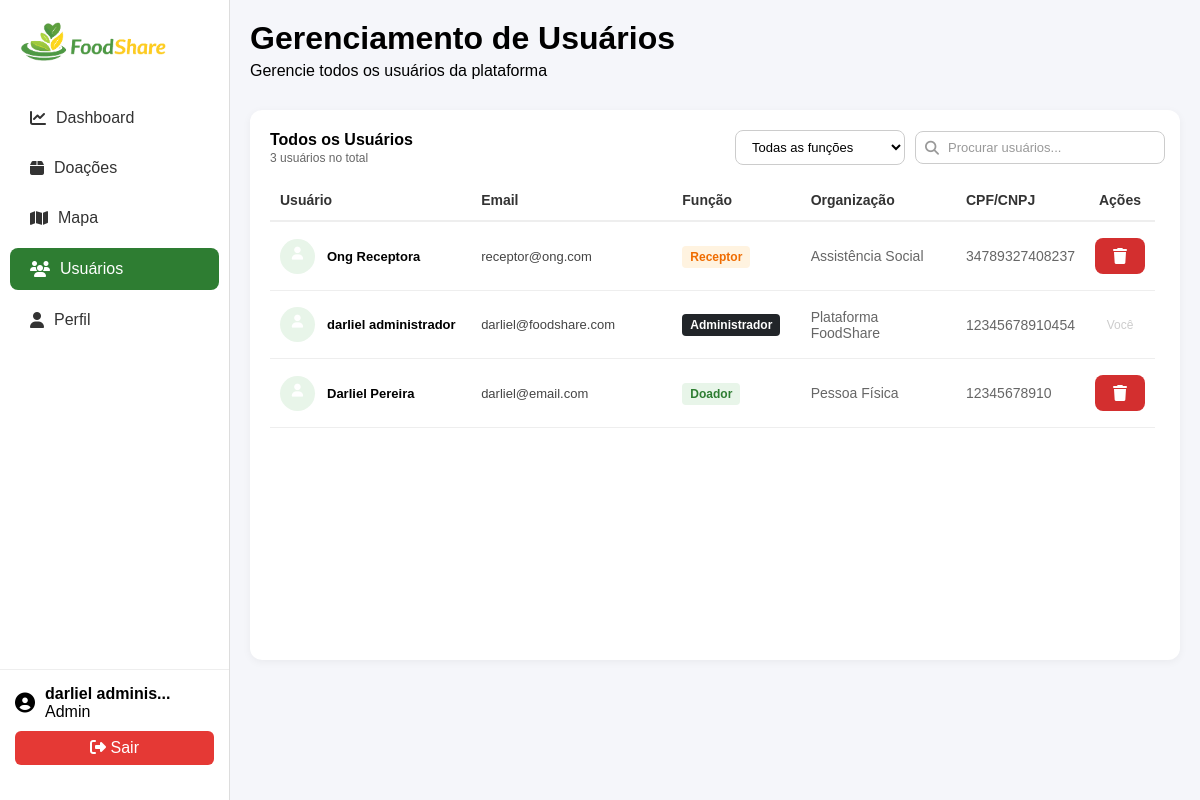
The page /View/usuarios.php (signed in) on the database its author committed.
### tables this page shows
CREATE TABLE `usuarios` (
  `id` int(11) NOT NULL,
  `nome` varchar(100) NOT NULL,
  `email` varchar(100) NOT NULL,
  `senha` varchar(255) NOT NULL,
  `tipo` enum('doador','instituicao','admin') DEFAULT 'doador',
  `endereco` varchar(150) DEFAULT NULL,
  `telefone` varchar(20) DEFAULT NULL,
  `criado_em` timestamp NOT NULL DEFAULT current_timestamp()
);

### Model/ListarUsuarios.php (called while the page is built, shortened)
<?php
class ListarUsuarios {
    public function lerUsuarios() {
        $conexao = new ConexaoBD();
        $pdo = $conexao->conectar();
        $sql = "
            SELECT
                u.id, u.nome, u.email, u.tipo,
                COALESCE(d.cpf_cnpj, i.cnpj, 'N/A') AS documento,
                CASE
                    WHEN u.tipo = 'admin' THEN 'Plataforma FoodShare'
                    WHEN u.tipo = 'instituicao' THEN COALESCE(i.area_atuacao, 'Instituição Parceira')
                    WHEN u.tipo = 'doador' AND d.tipo_doador = 'empresa' THEN 'Empresa'
                    WHEN u.tipo = 'doador' AND d.tipo_doador = 'pessoa_fisica' THEN 'Pessoa Física'
                    ELSE 'Não informada'
                END AS organizacao
            FROM usuarios u
            LEFT JOIN doadores d ON u.id = d.usuario_id
            LEFT JOIN instituicoes i ON u.id = i.usuario_id
            ORDER BY u.id DESC
        ";
        $stmt = $pdo->query($sql);
        return $stmt->fetchAll(PDO::FETCH_ASSOC);
    }
}
?>

### View/usuarios.php (the view, shortened to what this page needs)
<?php
require '../Model/ListarUsuarios.php';
$model = new ListarUsuarios();
$usuarios = $model->lerUsuarios();
?>
<!DOCTYPE html>
<html lang="pt-br">
<head>
    <link rel="stylesheet" href="../css/style.css">
    <link rel="stylesheet" href="https://cdnjs.cloudflare.com/ajax/libs/font-awesome/6.5.0/css/all.min.css">
</head>
<body>
    <?php require_once '../includes/sidebar.php';?>
    <main class="dashboard">
        <h1>Gerenciamento de Usuários</h1>
        <p class="subtitle-usuarios">Gerencie todos os usuários da plataforma</p>
        <div class="card-box">
            <div class="card-header-usuarios">
                <div>
                    <h3 class="card-title-usuarios">Todos os Usuários</h3>
                    <p class="card-counter-usuarios"><span id="total-usuarios"><?= count($usuarios); ?></span> usuários no total</p>
                </div>
                <div class="filtros-usuarios">
                    <select id="filtroFuncao" class="select-filtro">
                        <option value="">Todas as funções</option>
                    </select>
                    <div class="busca-container">
                        <i class="fa-solid fa-magnifying-glass"></i>
                        <input type="text" id="buscaUsuarios" class="input-busca" placeholder="Procurar usuários...">
                    </div>
                </div>
            </div>
            <div class="tabela-container">
                <table class="tabela-usuarios" id="tabela-usuarios-lista">
                    <thead>
                        <tr>
                            <th style="width: 25%;">Usuário</th>
                            <th style="width: 25%;">Email</th>
                            <th style="width: 15%;">Função</th>
                            <th style="width: 20%;">Organização</th>
                            <th style="width: 12%;">CPF/CNPJ</th>
                            <th style="width: 3%; text-align: center;">Ações</th>
                        </tr>
                    </thead>
                    <tbody id="lista-usuarios-corpo">
                        <?php foreach ($usuarios as $usr):
                            $tipoBD = strtolower($usr['tipo'] ?? '');
                            $funcaoNome = 'Desconhecido';
                            $classe_badge = '';
                            if ($tipoBD === 'admin') {
                                $funcaoNome = 'Administrador';
                                $classe_badge = 'status funcao-admin';
                            } elseif ($tipoBD === 'doador') {
                                $funcaoNome = 'Doador';
                                $classe_badge = 'status disponivel';
                            } elseif ($tipoBD === 'instituicao') {
                                $funcaoNome = 'Receptor';
                                $classe_badge = 'status solicitado';
                            }
                            $organizacao = $usr['organizacao'] ?? 'Não informado';
                            $documento = $usr['documento'] ?? 'N/A';
                        ?>
                            <tr class="linha-usuario"
                                data-nome="<?= htmlspecialchars(strtolower($usr['nome'])); ?>"
                                data-email="<?= htmlspecialchars(strtolower($usr['email'])); ?>"
                                data-funcao="<?= $tipoBD; ?>">
                                <td>
                                    <div class="user-cell">
                                        <div class="user-avatar-placeholder">
                                            <i class="fa-solid fa-user" style="color: #fff; margin-top: 8px; display: block; text-align: center;"></i>
                                        </div>
                                        <span><?= htmlspecialchars($usr['nome']); ?></span>
                                    </div>
                                </td>
                                <td><?= htmlspecialchars($usr['email']); ?></td>
                                <td>
                                    <span class="<?= $classe_badge; ?>" style="padding: 4px 8px; border-radius: 4px; font-size: 12px; font-weight: bold;">
                                        <?= $funcaoNome; ?>
                                    </span>
                                </td>
                                <td style="color: #666; font-size: 14px;"><?= htmlspecialchars($organizacao); ?></td>
                                <td style="color: #666; font-size: 14px;"><?= htmlspecialchars($documento); ?></td>
                                <td style="text-align: center;">
                                    <?php if ($usr['id'] !== $_SESSION['user']['id']): ?>
                                        <a href="../Controller/ExcluirUsuarioController.php?id=<?= $usr['id'] ?>"
                                           class="btn-delete"
                                           onclick="return confirm('Tem certeza que deseja excluir esta conta?')"
                                           title="Excluir"
                                           style="text-decoration: none; font-size: 16px;">
                                            <i class="fa-solid fa-trash"></i>
                                        </a>
                                    <?php else: ?>
                                        <span style="color: #ccc; font-size: 12px;" title="Sua conta">Você</span>
                                    <?php endif; ?>
                                </td>
                            </tr>
                        <?php endforeach; ?>
                    </tbody>
                </table>
            </div>
        </div>
    </main>
</body>
</html>

### css/style.css (style rules this page uses)
* { margin: 0; padding: 0; box-sizing: border-box; }
body { font-family: Arial, Helvetica, sans-serif; background-color: #f2f2f2; }
.card-box { background: #fff; width: 100%; padding: 20px; border-radius: 12px; box-shadow: 0 2px 8px rgba(0,0,0,0.05); overflow: hidden; }
.status { font-size: 11px; padding: 4px 8px; border-radius: 6px; font-weight: bold; }
.status.disponivel { background-color: #e8f5e9; color: #2e7d32; }
.status.solicitado { background-color: #fff3e0; color: #ef6c00; }
body { background-color: #f5f6fa; }
.dashboard { margin-left: 230px; padding: 20px; width: calc(100% - 230px); box-sizing: border-box; }
.dashboard h1 { margin-bottom: 5px; }
.btn-delete { background-color: #e53935; color: #fff; border: none; padding: 6px 10px; border-radius: 6px; cursor: pointer; font-size: 12px; display: flex; align-items: center; gap: 5px; }
.input-busca { flex: 1; min-width: 250px; padding: 10px; border-radius: 8px; border: 1px solid #ccc; }
.input-busca::placeholder { color: #999; }
.btn-delete { background-color: #d32f2f; color: #fff; padding: 10px 18px; border-radius: 8px; font-weight: bold; font-size: 12px; cursor: pointer; transition: 0.3s; border: none; }
.subtitle-usuarios { text-align: left; margin-bottom: 30px; }
.card-title-usuarios { font-size: 16px; margin-bottom: 2px; }
.card-counter-usuarios { font-size: 12px; color: #666; }
.tabela-container { max-height: 460px; min-height: 460px; overflow-y: auto; padding-right: 5px; }
.tabela-usuarios { width: 100%; border-collapse: collapse; text-align: left; }
.tabela-usuarios thead th { position: sticky; top: 0; background-color: #fff; z-index: 2; font-size: 14px; color: #333; padding: 12px 10px; border-bottom: 2px solid #eee; }
.tabela-usuarios td { font-size: 13px; color: #444; padding: 16px 10px; border-bottom: 1px solid #eee; vertical-align: middle; }
.user-cell { display: flex; align-items: center; gap: 12px; font-weight: bold; color: #000; }
.user-avatar-placeholder { width: 35px; height: 35px; background-color: #e8f5e9; border-radius: 50%; flex-shrink: 0; }
.status.funcao-admin { background-color: #212529; color: #fff; }
.card-header-usuarios { display: flex; justify-content: space-between; align-items: center; margin-bottom: 15px; margin-right: 15px; }
.filtros-usuarios { display: flex; gap: 10px; align-items: center; }
.select-filtro { padding: 8px 12px; border-radius: 8px; border: 1px solid #ccc; background-color: #fff; font-size: 13px; outline: none; cursor: pointer; }
.busca-container { position: relative; width: 230px; }
.busca-container i { position: absolute; left: 10px; top: 50%; transform: translateY(-50%); color: #999; font-size: 14px; }
.busca-container .input-busca { width: 100%; padding-left: 32px; padding-top: 8px; padding-bottom: 8px; font-size: 13px; }

### rows shown on the page
usuarios: nome "Ong Receptora", email "receptor@ong.com", tipo "Receptor", organizacao "Assistência Social", documento "34789327408237"
usuarios: nome "darliel administrador", email "darliel@foodshare.com", tipo "Administrador", organizacao "Plataforma FoodShare", documento "12345678910454", shows "Você"
usuarios: nome "Darliel Pereira", email "darliel@email.com", tipo "Doador", organizacao "Pessoa Física", documento "12345678910"

### other values the page prints
mb_strimwidth($_SESSION['user']['nome'] ?? 'Usuário', 0, 18, '...') "darliel adminis..."
$_SESSION['user']['tipo'] "Admin"
count($usuarios) "3"
